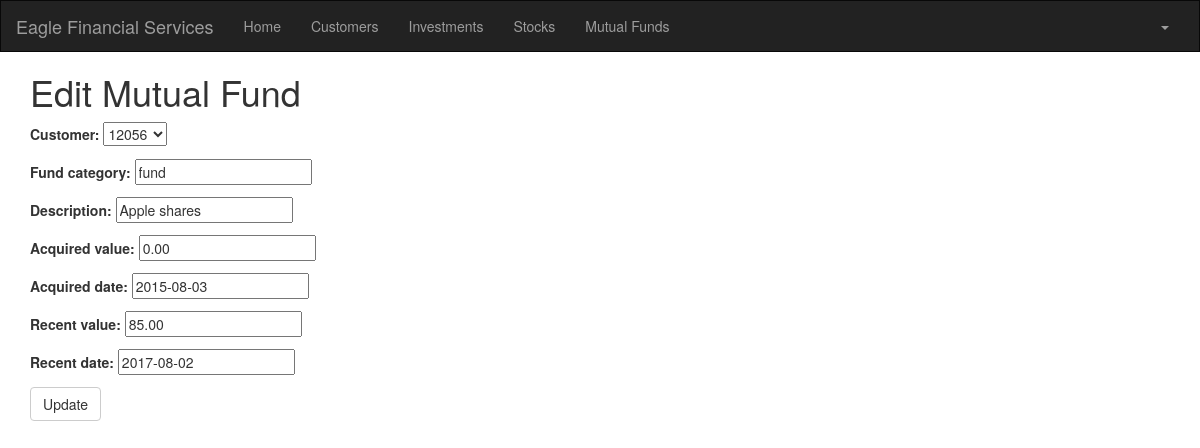
/mutualFund/1/edit/ (signed in), run on the app's committed database.
### portfolio/models.py (models this page shows, shortened)
class MutualFund(models.Model):
    customer = models.ForeignKey(Customer, related_name='mutualFunds')
    fund_category = models.CharField(max_length=50)
    description = models.CharField(max_length=200)
    acquired_value = models.DecimalField(max_digits=10, decimal_places=2)
    acquired_date = models.DateField(default=timezone.now)
    recent_value = models.DecimalField(max_digits=10, decimal_places=2)
    recent_date = models.DateField(default=timezone.now, blank=True, null=True)

### portfolio/views.py (the view)
# urls.py: url(r'^mutualFund/(?P<pk>\d+)/edit/$', views.mutualFund_edit, name='mutualFund_edit'),
@login_required
def mutualFund_edit(request, pk):
    mutualFund = get_object_or_404(MutualFund, pk=pk)
    if request.method == "POST":
        form = MutualFundForm(request.POST, instance=mutualFund)
        if form.is_valid():
            mutualFund = form.save()
            mutualFund.updated_date = timezone.now()
            mutualFund.save()
            mutualFunds = MutualFund.objects.filter(acquired_date__lte=timezone.now())
            return render(request, 'portfolio/mutualFund_list.html', {'mutualFunds': mutualFunds})
    else:
        form = MutualFundForm(instance=mutualFund)
        return render(request, 'portfolio/mutualFund_edit.html', {'form': form})

### portfolio/forms.py
class MutualFundForm(forms.ModelForm):
    class Meta:
        model = MutualFund
        fields = (
            'customer', 'fund_category', 'description', 'acquired_value', 'acquired_date', 'recent_value',
            'recent_date',)

### portfolio/models.py (called while the page is built)
    def __str__(self):
        return str(self.cust_number)

### portfolio/templates/portfolio/mutualFund_edit.html
{% extends 'portfolio/base.html' %}
{% block content %}
    <h1>Edit Mutual Fund</h1>
    <form method="POST" class="mutualFund-form">{% csrf_token %}
        {{ form.as_p }}
        <button type="submit" class="save btn btn-default">Update</button>
    </form>
{% endblock %}

### data on the page
MutualFund: customer "12056", fund_category "fund", description "Apple shares", acquired_value "0.00", acquired_date "2015-08-03", recent_value "85.00", recent_date "2017-08-02"
